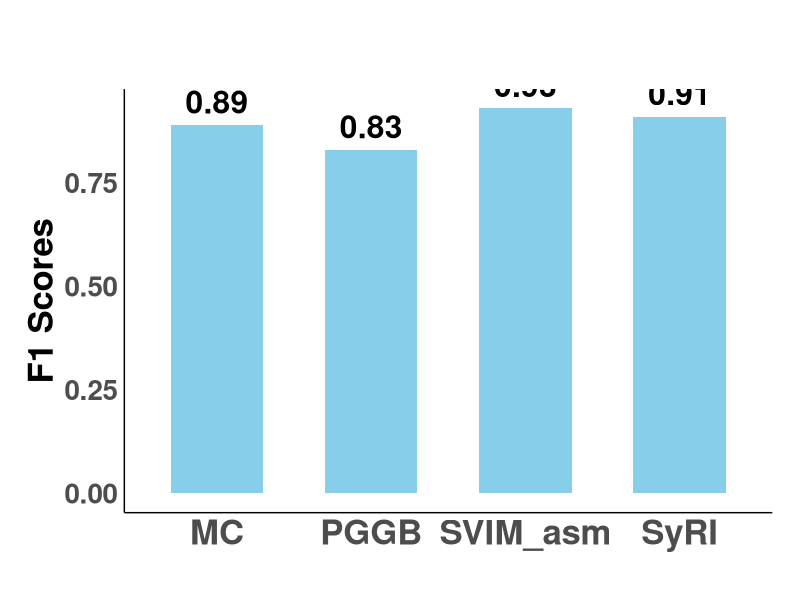
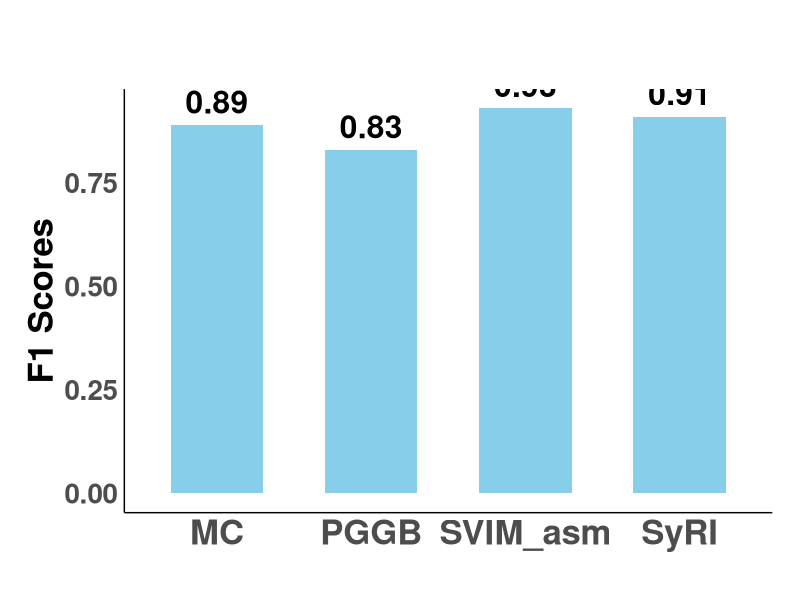

The R script that drew these images, in order:
library(ggplot2)

# Creating the data frame
data_f1 <- data.frame(
  Variant = c("PGGB", "MC", "SVIM_asm", "SyRI"),
  Count = c(0.83, 0.89, 0.93, 0.91)
)

# Plotting the bar chart
p <- ggplot(data_f1, aes(x = Variant, y = Count)) +
  geom_bar(stat = "identity", fill = "skyblue", width = 0.6) +
  geom_text(aes(label = Count), vjust = -0.5, size = 8, fontface = "bold") +
  labs(x = "", y = "F1 Scores", title = '') +
  theme_minimal() +
  theme(
    axis.text.x = element_text(angle = 0, hjust = 0.5, face = "bold", size = 25),
    axis.text.y = element_text(face = "bold", size = 20),
    axis.title.y = element_text(size = 25, face = "bold"),
    plot.title = element_text(size = 30, face = "bold", hjust = 0.5),
    plot.margin = margin(30, 20, 20, 20),
    panel.grid.major = element_blank(),
    panel.grid.minor = element_blank(),
    axis.line = element_line(color = "black"),
    plot.background = element_rect(fill = "white", color = NA),
    panel.background = element_rect(fill = "white", color = NA)
  )

# Display the plot
plot(p)

# Save the plot to a file
ggsave("f1_score_plot.pdf", plot = p, width = 10, height = 10, dpi = 600)

